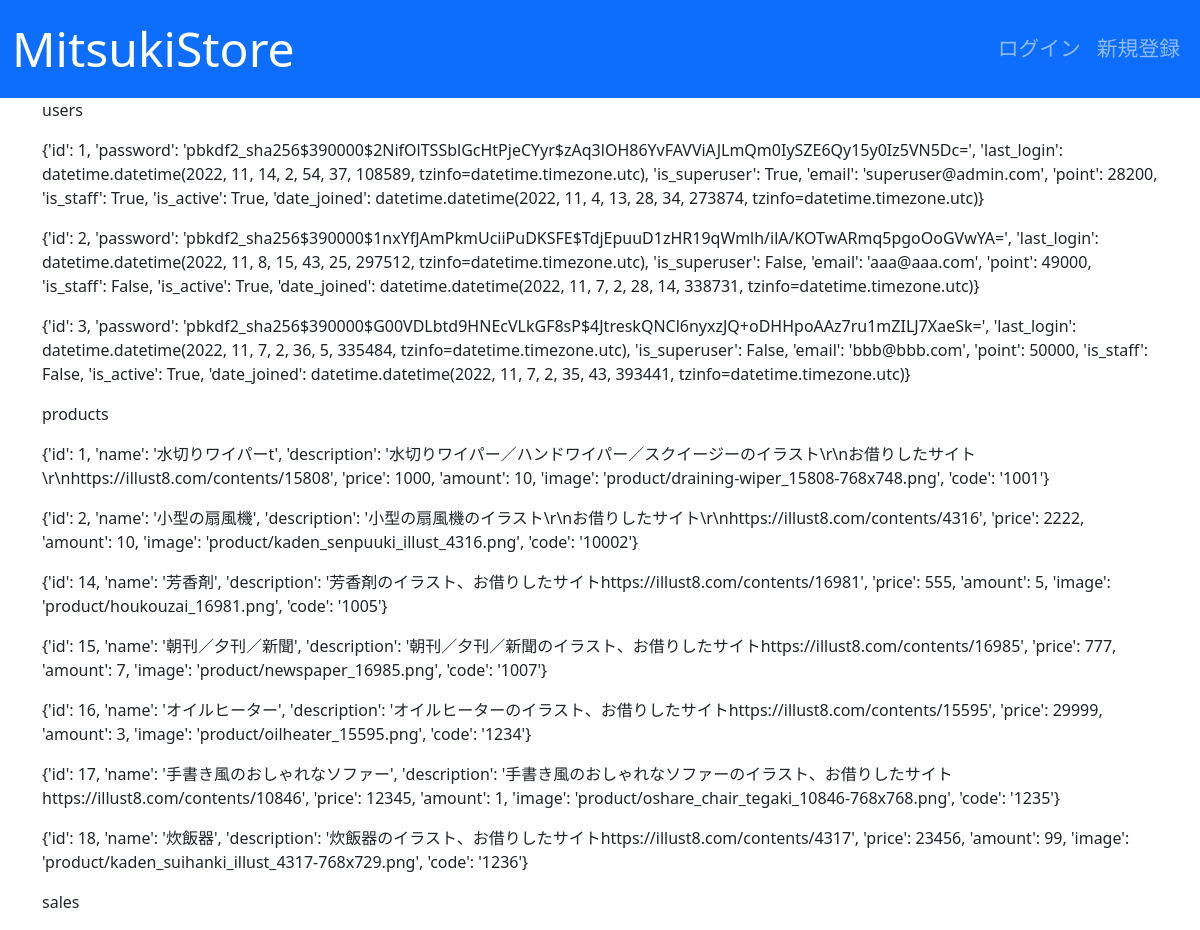
Page /test_index/ on the committed database.
### users/models.py (models this page shows)
class User(AbstractBaseUser, PermissionsMixin):
    initial_point = 50000
    email = models.EmailField("メールアドレス", unique=True)
    point = models.PositiveIntegerField(default=initial_point)
    is_staff = models.BooleanField("is_staff", default=False)
    is_active = models.BooleanField("is_active", default=True)
    date_joined = models.DateTimeField("date_joined", default=timezone.now)
    objects = UserManager()
    USERNAME_FIELD = "email"
    EMAIL_FIELD = "email"
    REQUIRED_FIELDS = []
    class Meta:
        verbose_name = "user"
        verbose_name_plural = "users"

### store_main/models.py (models this page shows, shortened)
class Product(models.Model):
    name = models.CharField(verbose_name='商品名', max_length=128)
    description = models.TextField(verbose_name='商品説明', max_length=5000,
                                   blank=True, default='')
    price = models.PositiveIntegerField(verbose_name='価格', blank=True,
                                        default=0)
    amount = models.PositiveIntegerField(verbose_name='在庫数', blank=True,
                                         default=0)
    image = models.ImageField(verbose_name='商品画像', upload_to='product', )
    code = models.CharField(verbose_name='商品コード', max_length=128, )

### main/views.py (the view)
# urls.py: path('test_index/', views.test_index, name='test_index'),
def test_index(request):
    users = User.objects.all().values()
    products = Product.objects.all().values()
    sales = Sale.objects.all().values()
    context = {
        'users': users,
        'products': products,
        'sales': sales,
    }
    return render(request, template_name='main/test_index.html',
                  context=context)

### main/templates/main/test_index.html (shortened to what this page needs)
{% extends 'base.html' %}
{% block content %}
<p>users</p>
{% for user in users %}
<p>{{ user }}</p>
{% endfor %}
<p>products</p>
{% for product in products %}
<p>{{ product }}</p>
{% endfor %}
<p>sales</p>
{% endblock content %}

### rows in the picture
User: user "{'id': 1, 'password': 'pbkdf2_sha256$390000$2NifOlTSSblGcHtPjeCYyr$zAq3lOH86YvFAVViAJLmQm0IySZE6Qy15y0Iz5VN5Dc=', 'last_login': datetime.datetime(2022, 11, 14, 2, 54, 37, 108589, tzinfo=datetime.timezone.utc), 'is_superuser': True, 'email': 'superuser@admin.com', 'point': 28200, 'is_staff': True, 'is_active': True, 'date_joined': datetime.datetime(2022, 11, 4, 13, 28, 34, 273874, tzinfo=datetime.timezone.utc)}"
User: user "{'id': 2, 'password': 'pbkdf2_sha256$390000$1nxYfJAmPkmUciiPuDKSFE$TdjEpuuD1zHR19qWmlh/ilA/KOTwARmq5pgoOoGVwYA=', 'last_login': datetime.datetime(2022, 11, 8, 15, 43, 25, 297512, tzinfo=datetime.timezone.utc), 'is_superuser': False, 'email': 'aaa@aaa.com', 'point': 49000, 'is_staff': False, 'is_active': True, 'date_joined': datetime.datetime(2022, 11, 7, 2, 28, 14, 338731, tzinfo=datetime.timezone.utc)}"
User: user "{'id': 3, 'password': 'pbkdf2_sha256$390000$G00VDLbtd9HNEcVLkGF8sP$4JtreskQNCl6nyxzJQ+oDHHpoAAz7ru1mZILJ7XaeSk=', 'last_login': datetime.datetime(2022, 11, 7, 2, 36, 5, 335484, tzinfo=datetime.timezone.utc), 'is_superuser': False, 'email': 'bbb@bbb.com', 'point': 50000, 'is_staff': False, 'is_active': True, 'date_joined': datetime.datetime(2022, 11, 7, 2, 35, 43, 393441, tzinfo=datetime.timezone.utc)}"
Product: product "{'id': 1, 'name': '水切りワイパーt', 'description': '水切りワイパー／ハンドワイパー／スクイージーのイラスト\\r\\nお借りしたサイト\\r\\nhttps://illust8.com/contents/15808', 'price': 1000, 'amount': 10, 'image': 'product/draining-wiper_15808-768x748.png', 'code': '1001'}"
Product: product "{'id': 2, 'name': '小型の扇風機', 'description': '小型の扇風機のイラスト\\r\\nお借りしたサイト\\r\\nhttps://illust8.com/contents/4316', 'price': 2222, 'amount': 10, 'image': 'product/kaden_senpuuki_illust_4316.png', 'code': '10002'}"
Product: product "{'id': 14, 'name': '芳香剤', 'description': '芳香剤のイラスト、お借りしたサイトhttps://illust8.com/contents/16981', 'price': 555, 'amount': 5, 'image': 'product/houkouzai_16981.png', 'code': '1005'}"
Product: product "{'id': 15, 'name': '朝刊／夕刊／新聞', 'description': '朝刊／夕刊／新聞のイラスト、お借りしたサイトhttps://illust8.com/contents/16985', 'price': 777, 'amount': 7, 'image': 'product/newspaper_16985.png', 'code': '1007'}"
Product: product "{'id': 16, 'name': 'オイルヒーター', 'description': 'オイルヒーターのイラスト、お借りしたサイトhttps://illust8.com/contents/15595', 'price': 29999, 'amount': 3, 'image': 'product/oilheater_15595.png', 'code': '1234'}"
Product: product "{'id': 17, 'name': '手書き風のおしゃれなソファー', 'description': '手書き風のおしゃれなソファーのイラスト、お借りしたサイトhttps://illust8.com/contents/10846', 'price': 12345, 'amount': 1, 'image': 'product/oshare_chair_tegaki_10846-768x768.png', 'code': '1235'}"
Product: product "{'id': 18, 'name': '炊飯器', 'description': '炊飯器のイラスト、お借りしたサイトhttps://illust8.com/contents/4317', 'price': 23456, 'amount': 99, 'image': 'product/kaden_suihanki_illust_4317-768x729.png', 'code': '1236'}"
